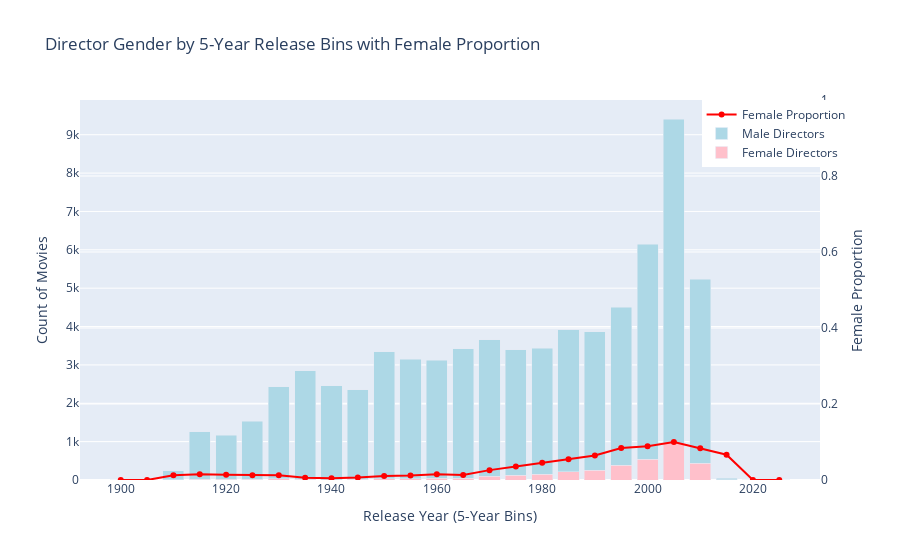

Here is the notebook cell this chart was saved with:
### Code cell
crew_merged['release_year_bin'] = (crew_merged['Movie_release_date'] // 5) * 5

# Calculate the total count of directors by 5-year bins and the count of female directors
gender_counts = crew_merged.groupby(['release_year_bin', 'gender_directors']).size().unstack(fill_value=0)
gender_counts['total'] = gender_counts.sum(axis=1)

# Calculate the proportion of female directors for each 5-year bin
gender_counts['female_proportion'] = gender_counts['female'] / gender_counts['total']

bar_trace_female = go.Bar(
    x=gender_counts.index,
    y=gender_counts['female'],
    name='Female Directors',
    marker=dict(color='pink')
)

bar_trace_male = go.Bar(
    x=gender_counts.index,
    y=gender_counts['male'],
    name='Male Directors',
    marker=dict(color='lightblue')
)

line_trace = go.Scatter(
    x=gender_counts.index,
    y=gender_counts['female_proportion'],
    mode='lines+markers',
    name='Female Proportion',
    line=dict(color='red', width=2),
    yaxis='y2'
)

layout = go.Layout(
    title='Director Gender by 5-Year Release Bins with Female Proportion',
    xaxis=dict(title='Release Year (5-Year Bins)'),
    yaxis=dict(title='Count of Movies'),
    yaxis2=dict(
        title='Female Proportion',
        overlaying= 'y',
        side='right',
        range=[0, 1]
    ),
    barmode='stack', 
    legend=dict(x=0.84, y=1)
)

fig = go.Figure(data=[bar_trace_female, bar_trace_male, line_trace], layout=layout)

# Show the plot
fig.show()

### Figure 1 — Plotly figure (JSON) as saved in the notebook; plotly's stock layout.template omitted (floating-point values rounded to 4 significant figures)
{"data": [{"marker": {"color": "pink"}, "name": "Female Directors", "type": "bar", "x": [1900, 1905, 1910, 1915, 1920, 1925, 1930, 1935, 1940, 1945, 1950, 1955, 1960, 1965, 1970, 1975, 1980, 1985, 1990, 1995, 2000, 2005, 2010, 2015, 2020, 2025], "y": [0, 0, 3, 19, 16, 19, 30, 17, 11, 15, 36, 37, 47, 46, 95, 121, 156, 213, 249, 380, 544, 942, 438, 3, 0, 0]}, {"marker": {"color": "lightblue"}, "name": "Male Directors", "type": "bar", "x": [1900, 1905, 1910, 1915, 1920, 1925, 1930, 1935, 1940, 1945, 1950, 1955, 1960, 1965, 1970, 1975, 1980, 1985, 1990, 1995, 2000, 2005, 2010, 2015, 2020, 2025], "y": [3, 4, 239, 1241, 1152, 1515, 2404, 2836, 2445, 2343, 3307, 3111, 3073, 3373, 3563, 3271, 3284, 3698, 3611, 4125, 5600, 8468, 4798, 42, 1, 1]}, {"line": {"color": "red", "width": 2}, "mode": "lines+markers", "name": "Female Proportion", "type": "scatter", "x": [1900, 1905, 1910, 1915, 1920, 1925, 1930, 1935, 1940, 1945, 1950, 1955, 1960, 1965, 1970, 1975, 1980, 1985, 1990, 1995, 2000, 2005, 2010, 2015, 2020, 2025], "y": [0, 0, 0.0124, 0.01508, 0.0137, 0.01239, 0.01233, 0.005959, 0.004479, 0.006361, 0.01077, 0.01175, 0.01506, 0.01345, 0.02597, 0.03567, 0.04535, 0.05446, 0.06451, 0.08435, 0.08854, 0.1001, 0.08365, 0.06667, 0, 0], "yaxis": "y2"}], "layout": {"autosize": true, "barmode": "stack", "legend": {"x": 0.84, "y": 1}, "title": {"text": "Director Gender by 5-Year Release Bins with Female Proportion"}, "xaxis": {"autorange": true, "range": [1892.0, 2033.0], "title": {"text": "Release Year (5-Year Bins)"}, "type": "linear"}, "yaxis": {"autorange": true, "range": [0, 9905.0], "title": {"text": "Count of Movies"}, "type": "linear"}, "yaxis2": {"overlaying": "y", "range": [0, 1], "side": "right", "title": {"text": "Female Proportion"}, "type": "linear"}}}
